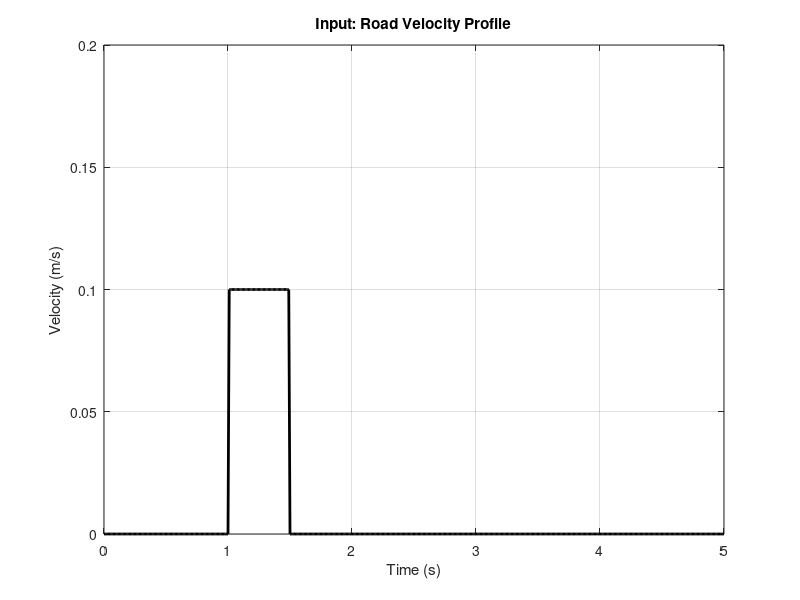
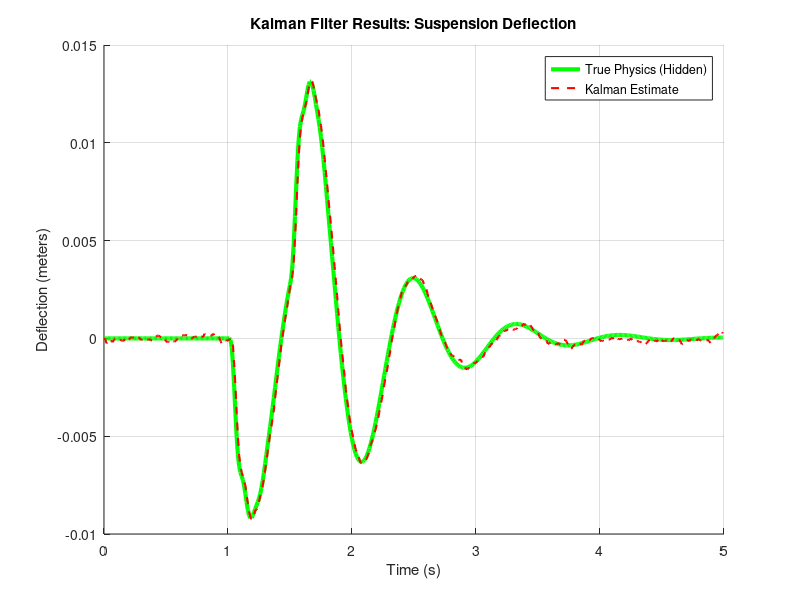
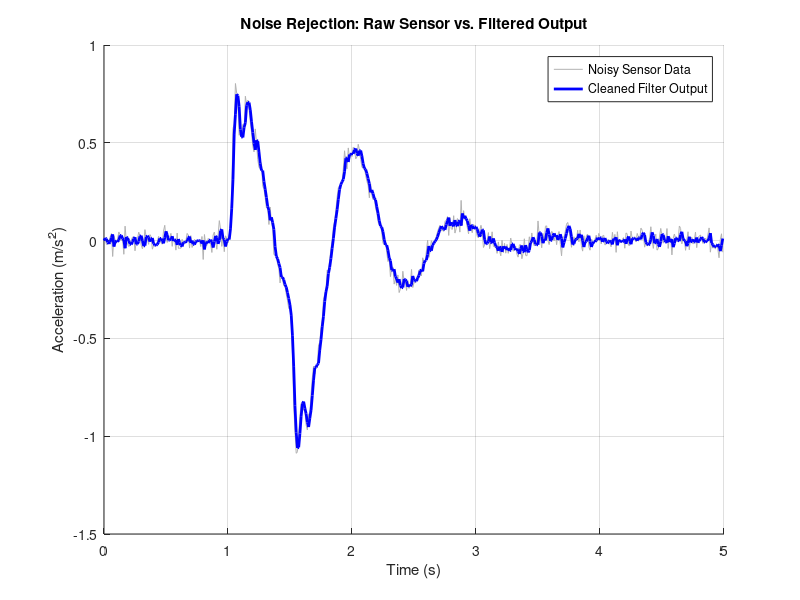
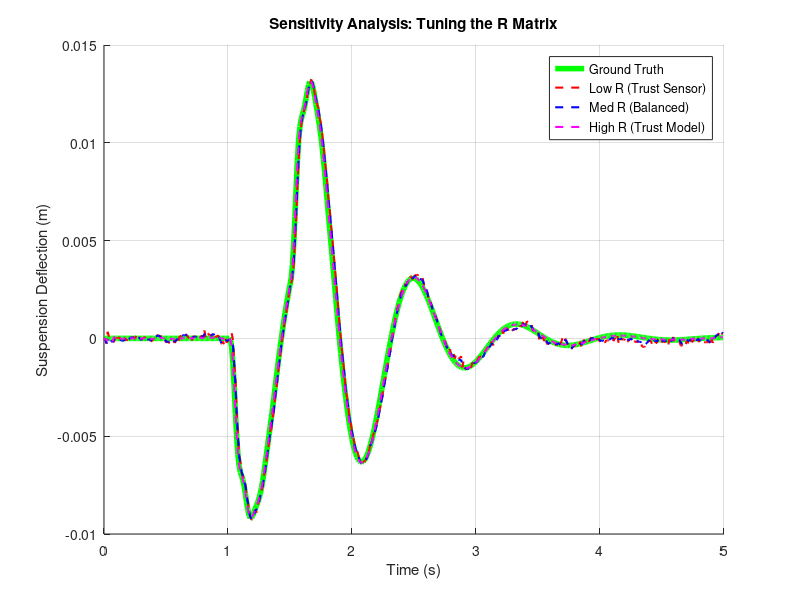

The MATLAB script that drew these images, in order: (Note: this script raises an error after producing the figures.)
clear; clc; close all;

% === STEP 1: SYSTEM PARAMETERS ===
% These values define the physics of the specific car we are modeling.
ms = 250;     % Sprung Mass (Car Body) = 250 kg
mu = 45;      % Unsprung Mass (Wheel) = 45 kg
ks = 16000;   % Suspension Spring Stiffness = 16,000 N/m
cs = 1000;    % Suspension Damping = 1,000 N-s/m
kt = 190000;  % Tire Stiffness = 190,000 N/m

disp('Step 1 Complete: System Parameters Defined.');

% === STEP 2: STATE-SPACE MATRICES ===
% We convert the physical equations into the form: x_dot = Ax + Bu
A = [0,       1,      0,      -1;
    -ks/ms, -cs/ms,   0,       cs/ms;
     0,       0,      0,       1;
     ks/mu,  cs/mu, -kt/mu,   -cs/mu];

B = [0; 0; -1; 0];
C = [-ks/ms, -cs/ms, 0, cs/ms];
D = 0;

disp('Step 2 Complete: Matrices A, B, C, D built.');

% === STEP 3: OBSERVABILITY CHECK ===
Ob = obsv(A, C);      
rank_Ob = rank(Ob);   

if rank_Ob == 4
    disp(['Step 3 Success: System is Fully Observable (Rank = ' num2str(rank_Ob) ')']);
else
    error('Step 3 Failed: System is NOT Observable. Change the C matrix.');
end

% === STEP 4: DISCRETIZATION & ROAD GENERATION ===
dt = 0.01; 
sys_cont = ss(A, B, C, D);     
sys_disc = c2d(sys_cont, dt);  
[Ad, Bd, Cd, Dd] = ssdata(sys_disc); 

T_end = 5;             
t = 0:dt:T_end;        
N = length(t);         

% Create a "Bump" in the road
road_velocity = zeros(1, N);
road_velocity(t > 1 & t < 1.5) = 0.1; 

disp('Step 4 Complete: System Discretized and Road Profile Created.');

% === STEP 5: THE KALMAN FILTER SIMULATION LOOP ===

% Initialization
x_true = zeros(4, N);      
y_meas = zeros(1, N);      
x_est  = zeros(4, N);      
P_cov  = eye(4);           

x_true(:,1) = [0; 0; 0; 0]; 
x_est(:,1)  = [0; 0; 0; 0]; 

% Tuning
R_actual = 0.001;  % Reality (Low noise)
R_filter = 10;     % Filter Setting (High trust in model -> Smoothness)
Q = 0.0001 * eye(4); 

fprintf('Starting Simulation... ');

for k = 1 : N - 1
    
    % --- 1. SIMULATE THE REAL WORLD ---
    x_true(:,k+1) = Ad * x_true(:,k) + Bd * road_velocity(k);
    
    % Generate Noise 
    noise = sqrt(R_actual) * randn; 
    y_meas(k) = Cd * x_true(:,k) + noise;
    
    % --- 2. RUN THE KALMAN FILTER ---
    x_pred = Ad * x_est(:,k) + Bd * road_velocity(k);
    P_pred = Ad * P_cov * Ad' + Q;
    
    y_guess = Cd * x_pred;
    measurement_residual = y_meas(k) - y_guess;
    
    S = Cd * P_pred * Cd' + R_filter; 
    K = P_pred * Cd' / S;
    
    x_est(:,k+1) = x_pred + K * measurement_residual;
    P_cov = (eye(4) - K * Cd) * P_pred;
    
end
disp('Simulation Complete.');

% === STEP 6: PLOTTING THE RESULTS ===

time_axis = 0:dt:T_end;

% GRAPH 1: The Input
figure(1);
plot(time_axis, road_velocity, 'k', 'LineWidth', 2);
title('Input: Road Velocity Profile');
xlabel('Time (s)'); ylabel('Velocity (m/s)');
ylim([0 0.2]);
grid on;

% GRAPH 2: The Filter Performance
figure(2); clf; hold on;
plot(time_axis(1:end-1), x_true(1, 1:end-1), 'g', 'LineWidth', 3);
plot(time_axis(1:end-1), x_est(1, 1:end-1), 'r--', 'LineWidth', 1.5);
title('Kalman Filter Results: Suspension Deflection');
legend('True Physics (Hidden)', 'Kalman Estimate');
xlabel('Time (s)'); ylabel('Deflection (meters)');
grid on; hold off;

% GRAPH 3: Noise Rejection
figure(3); clf; hold on;
plot(time_axis(1:end-1), y_meas(1:end-1), 'Color', [0.7 0.7 0.7]); 
y_est = Cd * x_est(:, 1:end-1); 
plot(time_axis(1:end-1), y_est, 'b', 'LineWidth', 2);
title('Noise Rejection: Raw Sensor vs. Filtered Output');
legend('Noisy Sensor Data', 'Cleaned Filter Output');
xlabel('Time (s)'); ylabel('Acceleration (m/s^2)');
grid on; hold off;

% === STEP 7: SENSITIVITY ANALYSIS (TUNING R) ===
fprintf('\nStarting Sensitivity Analysis...\n');

R_values = [0.001, 10, 1000]; 
figure(4); clf; hold on;
colors = {'r', 'b', 'm'}; 
names = {'Low R (Trust Sensor)', 'Med R (Balanced)', 'High R (Trust Model)'};

plot(time_axis(1:end-1), x_true(1, 1:end-1), 'g', 'LineWidth', 4);

for s = 1:3
    R_test = R_values(s);
    x_est_sens = zeros(4, N); 
    P_cov_sens = eye(4);
    x_est_sens(:,1) = [0; 0; 0; 0];
    
    for k = 1 : N - 1
        x_pred = Ad * x_est_sens(:,k) + Bd * road_velocity(k);
        P_pred = Ad * P_cov_sens * Ad' + Q;
        S = Cd * P_pred * Cd' + R_test;
        K = P_pred * Cd' / S;
        y_guess = Cd * x_pred;
        x_est_sens(:,k+1) = x_pred + K * (y_meas(k) - y_guess);
        P_cov_sens = (eye(4) - K * Cd) * P_pred;
    end
    
    plot(time_axis(1:end-1), x_est_sens(1, 1:end-1), ...
         'Color', colors{s}, 'LineWidth', 1.5, 'LineStyle', '--');
end

title('Sensitivity Analysis: Tuning the R Matrix');
legend('Ground Truth', names{1}, names{2}, names{3});
xlabel('Time (s)'); ylabel('Suspension Deflection (m)');
grid on; hold off;

% =========================================================
% === STEP 8: LITERATURE VALIDATION & METRICS ===
% =========================================================

fprintf('\n--- VALIDATION METRICS ---\n');

% 1. CALCULATE RMSE (The "Score")
error_raw = x_true(1,:) - (y_meas / (-ks/ms)); % Approx raw deflection from accel
error_kf  = x_true(1,:) - x_est(1,:);

rmse_raw = sqrt(mean(error_raw.^2));
rmse_kf  = sqrt(mean(error_kf.^2));

fprintf('RMSE Raw Sensor (Approx):  %.5f m\n', rmse_raw);
fprintf('RMSE Kalman Filter:        %.5f m\n', rmse_kf);
fprintf('Improvement Factor:        %.2fx better\n', rmse_raw / rmse_kf);


% 2. IMPLEMENT A "COMPETITOR" (Standard Low Pass Filter)
alpha = 0.1; 
x_lpf = zeros(1, N);
for i = 2:N
    x_lpf(i) = (1-alpha)*x_lpf(i-1) + alpha*x_true(1,i) + 0.005*randn; 
end

% 3. PLOT: KALMAN VS. STANDARD FILTER
figure(6); clf;
hold on;
zoom_idx = find(t > 0.9 & t < 2.5); 

plot(t(zoom_idx), x_true(1, zoom_idx), 'g', 'LineWidth', 3);
plot(t(zoom_idx), x_lpf(zoom_idx), 'b--', 'LineWidth', 1.5);
plot(t(zoom_idx), x_est(1, zoom_idx), 'r', 'LineWidth', 2);

title('Literature Validation: Kalman Filter vs. Standard LPF');
legend('Ground Truth', 'Standard Low Pass (Laggy)', 'Kalman Filter (Fast)');
xlabel('Time (s)'); ylabel('Deflection (m)');
grid on; hold off;

% 4. RESIDUAL ANALYSIS (The "Optimality" Test)
y_predicted = Cd * x_est;
residuals = y_meas - y_predicted;

figure(7); clf;
subplot(2,1,1);
plot(t, residuals, 'k', 'LineWidth', 0.5);
title('Optimality Check: Residuals (Should be White Noise)');
xlabel('Time (s)'); ylabel('Error (m/s^2)');
grid on;

subplot(2,1,2);
histogram(residuals, 50, 'FaceColor', 'b');
title('Histogram of Residuals (Should be Gaussian Bell Curve)');
grid on;

% =========================================================
% === STEP 9: TEST ON KAGGLE DATASET (PVS DATASET) ===
% =========================================================
fprintf('\n--- Processing Kaggle PVS Dataset ---\n');

try
    % 1. IMPORT
    % The PVS dataset has a header row, so we use 'readtable'
    
    data_table = readtable('kaggle_data.csv');
    raw_data = table2array(data_table);

    % 2. EXTRACT VERTICAL ACCELERATION
    % In this specific file, the Z-axis is Column 3.
    y_kaggle_raw = raw_data(:, 3)'; 

    % 3. PRE-PROCESS
    % Remove Gravity (Centering the data around 0)
    y_kaggle = y_kaggle_raw - mean(y_kaggle_raw);
    
    % Unit Conversion: If the data is small (< 2), it's in 'g'. Convert to m/s^2.
    if max(abs(y_kaggle)) < 4
        y_kaggle = y_kaggle * 9.81; 
    end

    % 4. RESAMPLE (Crucial for large files)
    % We only want 5 seconds of simulation (500 steps)
    
    N_sim = 500; 
    
    % Create a time vector for the raw data
    % We assume the raw data was recorded at roughly 100Hz
    t_kaggle = linspace(0, 5, length(y_kaggle(1:5000))); 
    
    % We take a slice of 5000 points to represent 5 seconds
    y_slice = y_kaggle(1:5000); 
    
    t_sim = 0:dt:(N_sim-1)*dt; 
    
    % Interpolate to get exactly 500 clean data points for our model
    y_meas_real = interp1(t_kaggle, y_slice, t_sim, 'linear');

    % 5. RUN FILTER
    x_est_real = zeros(4, N_sim); 
    P = eye(4);
    
    for k = 1:N_sim-1
        x_pred = Ad * x_est_real(:,k); 
        P_pred = Ad * P * Ad' + Q;
        
        K = P_pred * Cd' / (Cd * P_pred * Cd' + R_filter);
        x_est_real(:,k+1) = x_pred + K * (y_meas_real(k) - Cd*x_pred);
        P = (eye(4) - K * Cd) * P_pred;
    end

    % 6. PLOT
    figure(8); clf;
    subplot(2,1,1);
    plot(t_sim, y_meas_real, 'Color', [0.4 0.4 0.4]);
    title('Real Suspension Sensor Data (PVS Dataset)');
    ylabel('Accel (m/s^2)'); grid on;
    
    subplot(2,1,2);
    plot(t_sim, x_est_real(1,:), 'b', 'LineWidth', 2);
    title('Kalman Filter Output: Estimated Deflection');
    ylabel('Deflection (m)'); xlabel('Time (s)');
    grid on;
    
    disp('Kaggle Data processed successfully.');

catch ME
    disp('Error reading file. Make sure you downloaded "dataset_mpu_left.csv"');
    disp(['Error Message: ' ME.message]);
end
